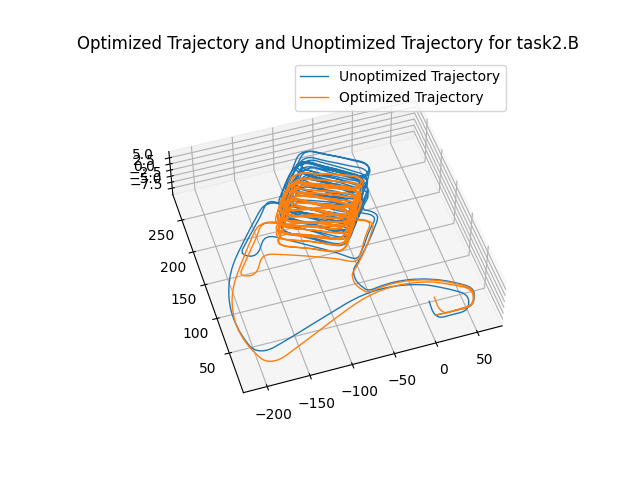

Recreate this plot in Python.
from __future__ import print_function

import math

import gtsam
import gtsam.utils.plot as gtsam_plot
import matplotlib.pyplot as plt
import numpy as np
import g2o_reading

#problem 1.C
poses,edges = g2o_reading.read_g2o_3D('parking-garage.g2o')

#PRIOR_NOISE = gtsam.noiseModel.Diagonal.Sigmas(gtsam.Point3(0.3, 0.3, 0.1))
#PRIOR_NOISE = gtsam.noiseModel.Diagonal.Variances(np.array([0.1,0.1,0.1,0.1,0.1,0.1]))
PRIOR_NOISE = gtsam.noiseModel.Diagonal.Sigmas(np.array([[0.1],[0.1],[0.1],[0.1],[0.1],[0.1]]))
#create graph
graph = gtsam.NonlinearFactorGraph()
initial_estimate = gtsam.Values()
for each_pose in poses:
    if each_pose[0] == 0:
        
        r = gtsam.Rot3.Quaternion(each_pose[7],each_pose[4],each_pose[5],each_pose[6])
        t = gtsam.Point3(each_pose[1], each_pose[2], each_pose[3])
        graph.add(gtsam.PriorFactorPose3(0, gtsam.Pose3(r,t),PRIOR_NOISE))
        
    r = gtsam.Rot3.Quaternion(each_pose[7],each_pose[4],each_pose[5],each_pose[6])
    t = gtsam.Point3(each_pose[1], each_pose[2], each_pose[3])
    initial_estimate.insert(each_pose[0],gtsam.Pose3(r,t))
for each_edge in edges:

    info_vector = each_edge[9]
    info_matrix = np.array([[info_vector[0],info_vector[1],info_vector[2],info_vector[3],info_vector[4],info_vector[5]],
                            [info_vector[1],info_vector[6],info_vector[7],info_vector[8],info_vector[9],info_vector[10]],
                            [info_vector[2],info_vector[7],info_vector[11],info_vector[12],info_vector[13],info_vector[14]],
                            [info_vector[3],info_vector[8],info_vector[12],info_vector[15],info_vector[16],info_vector[17]],
                            [info_vector[4],info_vector[9],info_vector[13],info_vector[16],info_vector[18],info_vector[19]],
                            [info_vector[5],info_vector[10],info_vector[14],info_vector[17],info_vector[19],info_vector[20]]])

    cov_matrix = np.linalg.inv(info_matrix)
    ODO_NOISE = gtsam.noiseModel.Gaussian.Covariance(cov_matrix)
    re = gtsam.Rot3.Quaternion(each_edge[8],each_edge[5],each_edge[6],each_edge[7])
    te = gtsam.Point3(each_edge[2], each_edge[3], each_edge[4])

    


    graph.add(gtsam.BetweenFactorPose3(each_edge[0], each_edge[1], gtsam.Pose3(re,te), ODO_NOISE))   
parameters = gtsam.GaussNewtonParams()
parameters.setRelativeErrorTol(1e-5)
parameters.setMaxIterations(100)

optimizer = gtsam.GaussNewtonOptimizer(graph, initial_estimate, parameters)
result = optimizer.optimize()

#opt_poses = gtsam.utilities.extractPose3(result)

initial_poses_x = np.array(poses)[:,1]
initial_poses_y = np.array(poses)[:,2]
initial_poses_z = np.array(poses)[:,3]
pose_num = len(initial_poses_x)
#print(pose_num) 1228
optimized_x = []
optimized_y = []
optimized_z = []

for i in range(pose_num):
    each_pose = result.atPose3(i).translation()
    optimized_x.append(each_pose[0])
    optimized_y.append(each_pose[1])
    optimized_z.append(each_pose[2])

ax = plt.axes(projection = '3d')
plt.plot(initial_poses_x,initial_poses_y,initial_poses_z,label='Unoptimized Trajectory',linewidth = 1)
plt.plot(optimized_x,optimized_y,optimized_z,label='Optimized Trajectory',linewidth = 1)
plt.legend()
plt.title('Optimized Trajectory and Unoptimized Trajectory for task2.B')
plt.gca().set_box_aspect((1,1,0.25))
#plt.axis('equal')
plt.show()
